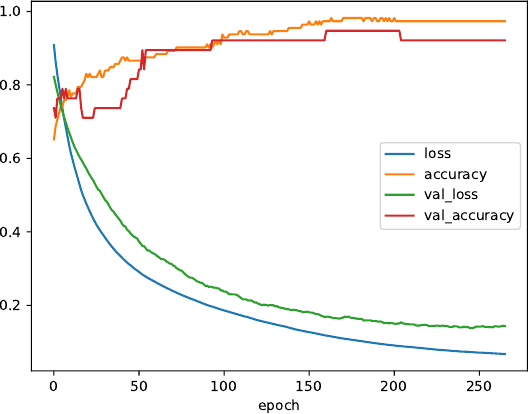

Generate this figure with Python:
import numpy as np
import pandas as pd
import sklearn
import statsmodels.api as sm
from keras import callbacks, layers, models
from sklearn.preprocessing import StandardScaler, LabelEncoder

tmp = sm.datasets.get_rdataset('iris', 'datasets').data
my_data = sklearn.utils.shuffle(tmp)

my_scaler = StandardScaler()
X = my_scaler.fit_transform(
    my_data.drop(columns=['Species']))
my_enc = LabelEncoder()
y = my_enc.fit_transform(
    my_data['Species'])

my_model = models.Sequential()
my_model.add(layers.Dense(units=3, activation='relu', input_shape=[4]))
my_model.add(layers.Dense(units=3, activation='softmax'))

my_model.compile(loss='sparse_categorical_crossentropy',
                 optimizer='rmsprop',
                 metrics=['accuracy'])

my_cb = callbacks.EarlyStopping(
    patience=20,
    restore_best_weights=True)

my_history = my_model.fit(
    x=X,
    y=y,
    validation_split=0.25,
    batch_size=10,
    epochs=500,
    callbacks=[my_cb],
    verbose=0)

tmp = pd.DataFrame(my_history.history)
tmp.plot(xlabel='epoch')

import matplotlib.pyplot as plt
plt.savefig('11-p-classification.pdf')

print(tmp.iloc[-1, ])

tmp = my_model.predict(X)
y_ = np.argmax(tmp, axis=-1)
print((y_ == y).mean())
